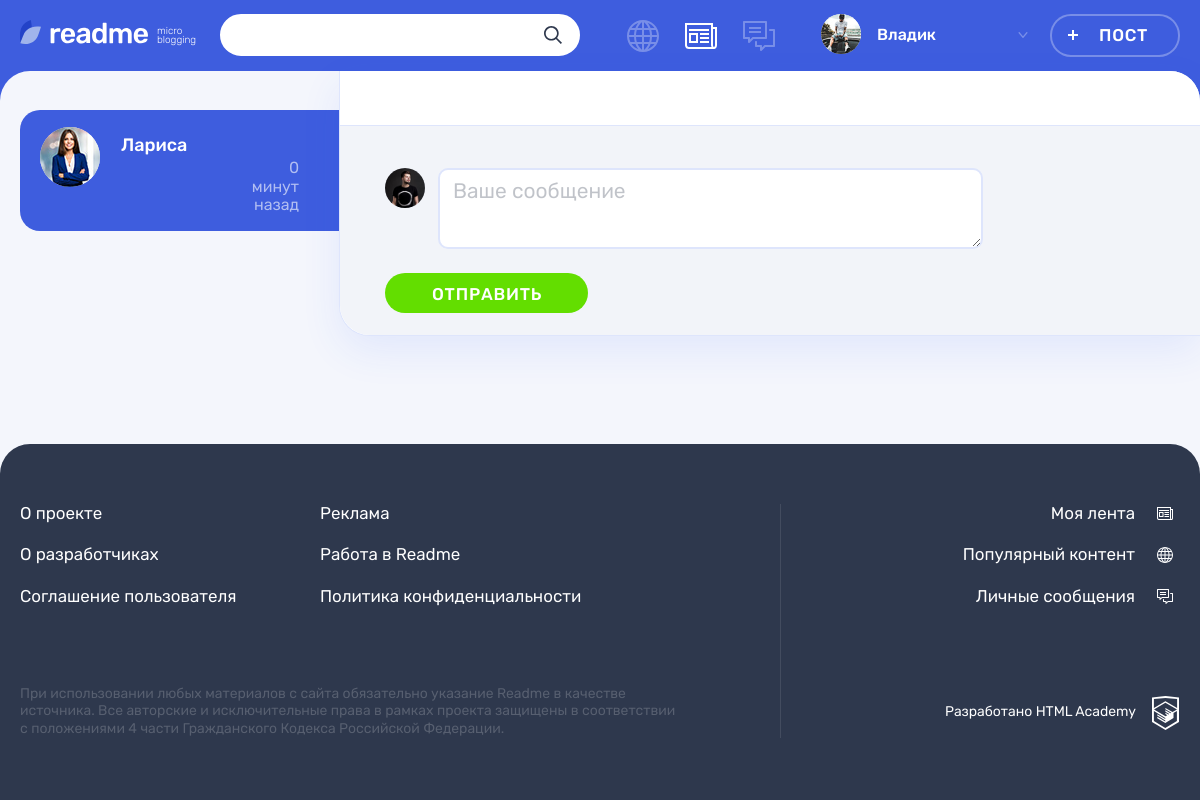
The app's page /messages.php?newMessage=1&id=1 (signed in) with its own data.
### tables this page shows
CREATE TABLE users
(
    id               INT AUTO_INCREMENT PRIMARY KEY,
    registrationDate TIMESTAMP DEFAULT CURRENT_TIMESTAMP,
    email            VARCHAR(128) NOT NULL UNIQUE,
    login            VARCHAR(128) UNIQUE,
    password         CHAR(64)     NOT NULL,
    avatar           VARCHAR(255)
);

### helpers.php (called while the page is built, shortened)
<?php
function get_noun_plural_form(int $number, string $one, string $two, string $many): string
{
    $number = (int)$number;
    $mod10 = $number % 10;
    $mod100 = $number % 100;
    switch (true) {
        default:
            return $many;
    }
}
function include_template($name, array $data = [])
{
    $name = 'templates/'.$name;
    extract($data);
    require $name;
    $result = ob_get_clean();
    return $result;
}
function generate_random_date($index)
{
    $deltas = [['minutes' => 59], ['hours' => 23], ['days' => 6], ['weeks' => 4], ['months' => 11]];
    $dcnt = count($deltas);
    $delta = $deltas[$index];
    $timeval = rand(1, current($delta));
    $timename = key($delta);
    $ts = strtotime("$timeval $timename ago");
    $dt = date('Y-m-d H:i:s', $ts);
    return $dt;
}

### functions.php (called while the page is built, shortened)
<?php
function DateFormat($index, $data = '')
{
    $RandomDate = date_create(generate_random_date($index));
    if (! empty($data)) {
        $RandomDate = new DateTime($data);
    }
    $current_time = new DateTime();
    $date = $current_time->diff($RandomDate);
    if ($date->format('%y') >= 1) {
        return $RandomDate->format("d-M-Y");
    } elseif (1.25 <= ((int)$date->format('%m')) + ($date->format('%d')) / 31) {
        return seePlural($date->format('%m'), 'месяц', 'месяца', 'месяцев');
    } elseif ((1 <= $date->format('%d'))) {
        return seePlural($date->format('%d'), 'день', 'дня', 'дней');
    } elseif (1 <= $date->format('%h')) {
        return seePlural($date->format('%h'), 'час', 'часа', 'часов');
    } else {
        return seePlural($date->format('%i'), 'минута', 'минуты', 'минут');
    }
}
function seePlural($str, $one, $two, $many, $ending = ' назад')
{
    return $str.' '.get_noun_plural_form($str, $one, $two, $many).$ending;
}
function SqlRequest($reques, $from, $where, $con, $id = '', $as = '', $join = "")
{
    $sql = sprintf("SELECT  %s %s  from %s %s WHERE %s %s", $reques, $as, $from, $join, $where, $id);
    $result = mysqli_query($con, $sql);
    $data = mysqli_fetch_all($result, MYSQLI_ASSOC);
    return $data;
}

### templates/messages.php (the view, shortened to what this page needs)
<main class="page__main page__main--messages">
    <?php
    if (! empty($messageAuthor)) { ?>
        <section class="messages tabs">
            <div class="messages__contacts" >
                <ul class="messages__contacts-list tabs__list" >
                    <?php
                    foreach ($messageAuthor as $author) { ?>
                        <li class="messages__contacts-item">
                            <a href="../messages.php?id=<?= intval($author['authorId']) === intval($sessionId) ? intval($author['recipientId']) : intval($author['authorId']) ?>&tab=message">
                                <div class="messages__contacts-tab <?=  intval($author['id']) === intval($id) || intval($newMessage) === intval($author['recipientId']) ?  'messages__contacts-tab--active' : '' ?>   ">
                                    <div class="messages__avatar-wrapper">
                                        <img class="messages__avatar" src="img/<?= strip_tags($author['avatar']) ?>"
                                             alt="Аватар пользователя">
                                    </div>
                                    <div class="messages__info">
                                                <span class="messages__contact-name">
                                                    <?= strip_tags($author['login']) ?>
                                                </span>
                                        <div class="messages__preview">
                                            <time class="messages__preview-time" datetime="2019-05-01T14:40">
                                                <?= DateFormat(0, $author['DATE']) ?>
                                            </time>
                                        </div>
                                    </div>
                                </div>
                            </a>
                        </li>
                    <?php } ?>
                </ul>
            </div>
            <div class="messages__chat">
                <?php
                if (isset($id) && !empty($id)) { ?>
                <div class="messages__chat-wrapper">
                </div>
                <div class="comments">
                    <form class="comments__form form"
                          action="../messages.php?id=<?= intval($id) ?>&tab=message"
                          method="post">
                        <div class="comments__my-avatar">
                            <img class="comments__picture" src="img/userpic-medium.jpg" alt="Аватар пользователя">
                        </div>
                        <div class="form__input-section <?= ! empty($error) ? 'form__input-section--error' : '' ?>">
                                                <textarea class="comments__textarea form__textarea form__input"
                                                          name='text'
                                                          placeholder="Ваше сообщение"></textarea>
                        </div>
                        <button class="comments__submit button button--green" type="submit">Отправить</button>
                    </form>
                <?php } else { ?>
                        <div class="container" style="height: 300px; width:100%">
                            <h2>Выберите человека, которому хотите написать</h2>
                        </div>
                <?php } ?>
                </div>
        </section>
    <?php } ?>
</main>

### templates/layout.php (shortened to what this page needs)
<!DOCTYPE html>
<html lang="ru">
<head>
    <link rel="stylesheet" href="css/main.css">
</head>
<body class="page">
<header class="header">
    <div class="header__wrapper container">
        <div class="header__logo-wrapper">
            <a class="header__logo-link" href="../">
                <img class="header__logo" src="img/logo.svg" alt="Логотип readme" width="128" height="24">
            </a>
            <p class="header__topic">
                micro blogging
            </p>
        </div>
        <form class="header__search-form form" action="../search.php" method="get">
            <div class="header__search">
                <input class="header__search-input form__input" name="request" type="search">
                <button class="header__search-button button" type="submit">
                    <svg class="header__search-icon" width="18" height="18">
                        <use xlink:href="#icon-search"></use>
                    </svg>
                </button>
            </div>
        </form>
        <div class="header__nav-wrapper">
            <nav class="header__nav">
                <ul class="header__my-nav">
                    <li class="header__my-page header__my-page--popular">
                        <a class="header__page-link <?= $tab === 'popular' ? 'header__page-link--active' : '' ?>"
                           href="../popular.php?tab=popular"
                           title="Популярный контент">
                        </a>
                    </li>
                    <li class="header__my-page header__my-page--feed">
                        <a class="header__page-link <?= ($tab === 'feed' || $tab === '') ? 'header__page-link--active' : '' ?>"
                           href="/index.php?tab=feed" title="Моя лента">
                        </a>
                    </li>
                    <li class="header__my-page header__my-page--messages">
                        <a class="header__page-link <?= $tab === 'message' ? 'header__page-link--active' : '' ?> "
                           href="../messages.php?tab=message" title="Личные сообщения">
                        </a>
                    </li>
                </ul>
                <?php
                if (! isset($_SESSION)) { ?>
                    <li class="header__authorization">
                        <a class="header__user-button header__authorization-button button"
                           href="../index.php">Вход</a>
                    </li>
                    <li>
                        <a class="header__user-button header__user-button--active header__register-button button">Регистрация</a>
                    </li>
                <?php } else { ?>
                    <ul class="header__user-nav">
                        <li class="header__profile">
                            <a class="header__profile-link" href="#">
                                <div class="header__avatar-wrapper">
                                    <img class="header__profile-avatar" src="<?= strip_tags($avatar) ?>"
                                         alt="Аватар профиля">
                                </div>
                                <div class="header__profile-name">
                                            <span>
                                            <?= strip_tags($userName); ?>
                                            </span>
                                    <svg class="header__link-arrow" width="10" height="6">
                                        <use xlink:href="#icon-arrow-right-ad"></use>
                                    </svg>
                                </div>
                            </a>
                        </li>
                        <li>
                            <a class="header__post-button button button--transparent" href="add.php">Пост</a>
                        </li>
                    </ul>
                <?php } ?>
            </nav>
        </div>
    </div>
</header>
<?= $content; ?>
<footer class="footer">
    <div class="footer__wrapper">
        <div class="footer__container container">
            <div class="footer__site-info">
                <div class="footer__site-nav">
                    <ul class="footer__info-pages">
                        <li class="footer__info-page">
                            <a class="footer__page-link" href="#">О проекте</a>
                        </li>
                        <li class="footer__info-page">
                            <a class="footer__page-link" href="#">Реклама</a>
                        </li>
                        <li class="footer__info-page">
                            <a class="footer__page-link" href="#">О разработчиках</a>
                        </li>
                        <li class="footer__info-page">
                            <a class="footer__page-link" href="#">Работа в Readme</a>
                        </li>
                        <li class="footer__info-page">
                            <a class="footer__page-link" href="#">Соглашение пользователя</a>
                        </li>
                        <li class="footer__info-page">
                            <a class="footer__page-link" href="#">Политика конфиденциальности</a>
                        </li>
                    </ul>
                </div>
                <p class="footer__license">
                    При использовании любых материалов с сайта обязательно указание Readme в качестве источника. Все
                    авторские и исключительные права в рамках проекта защищены в соответствии с положениями 4 части
                    Гражданского Кодекса Российской Федерации.
                </p>
            </div>
            <div class="footer__my-info">
                <ul class="footer__my-pages">
                    <li class="footer__my-page footer__my-page--feed">
                        <a class="footer__page-link" href="../index.php">Моя лента</a>
                    </li>
                    <li class="footer__my-page footer__my-page--popular">
                        <a class="footer__page-link" href="../popular.php">Популярный контент</a>
                    </li>
                    <li class="footer__my-page footer__my-page--messages">
                        <a class="footer__page-link" href="../messages.php">Личные сообщения</a>
                    </li>
                </ul>
                <div class="footer__copyright">
                    <a class="footer__copyright-link" href="#">
                        <span>Разработано HTML Academy</span>
                        <svg class="footer__copyright-logo" width="27" height="34">
                            <use xlink:href="#icon-htmlacademy"></use>
                        </svg>
                    </a>
                </div>
            </div>
        </div>
    </div>
</footer>
</body>
</html>

### records on screen
users: login "Владик"
users: avatar (picture), login "Лариса", DATE "0 минут назад"
